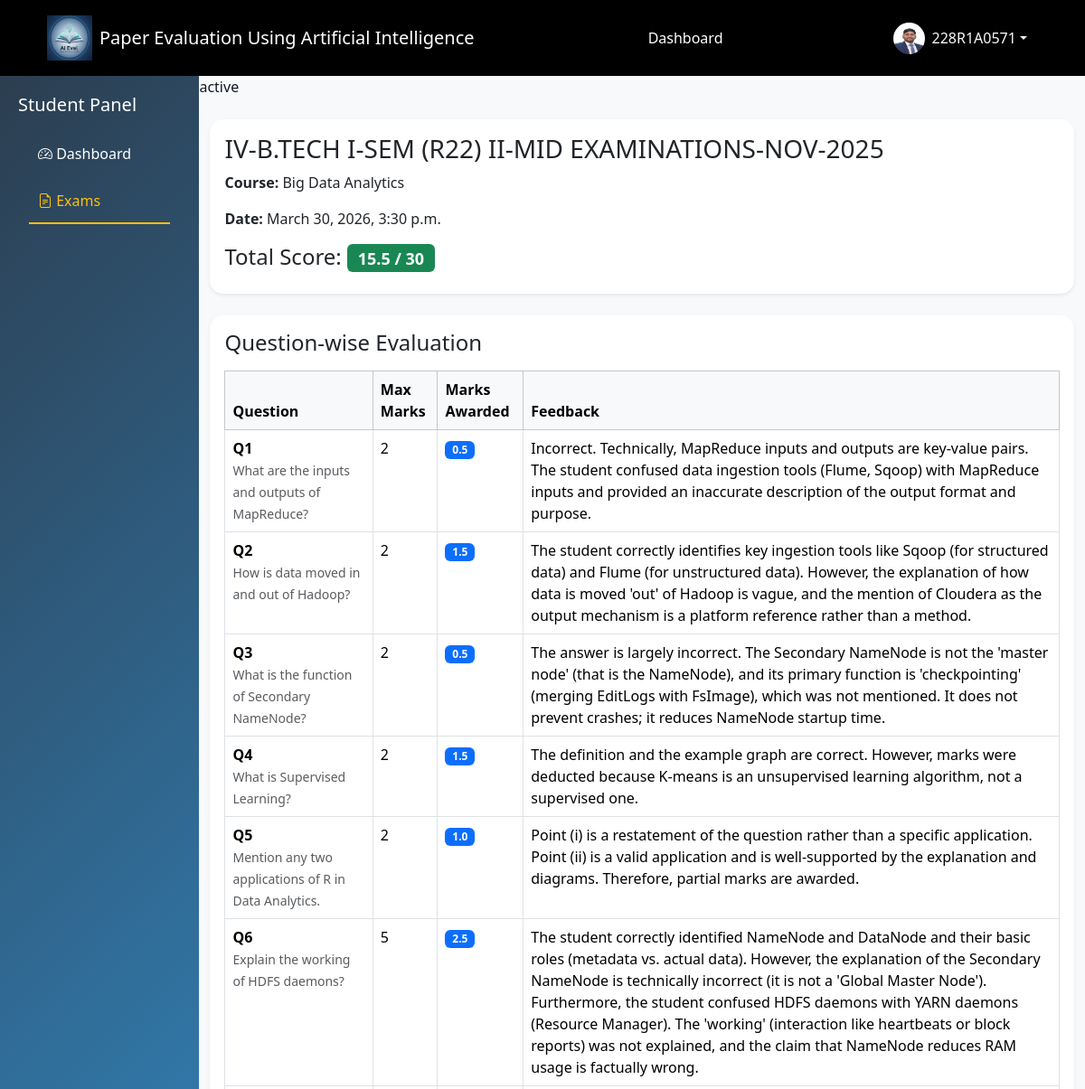
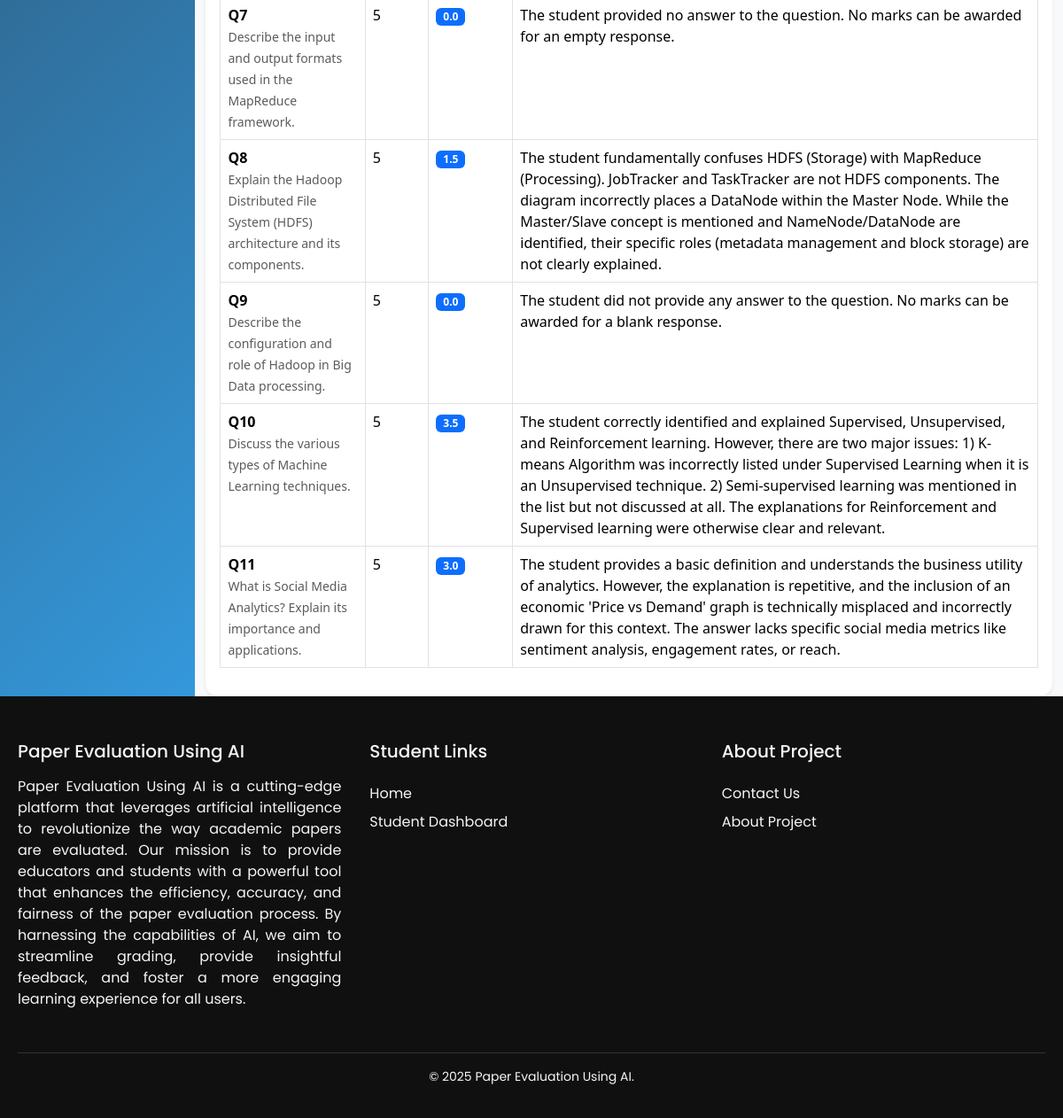
The app's page /dashboard/student/evaluation/9/ (signed in) with its own data (2 pictures, top to bottom).
### Accounts/models.py (models this page shows, shortened)
class User(AbstractUser):
    ROLE_CHOICES = [
        ('admin', 'Admin'),
        ('teacher', 'Teacher'),
        ('student', 'Student'),
    ]
    role = models.CharField(max_length=10, choices=ROLE_CHOICES)
    phone = models.CharField(max_length=15, blank=True)

class Student(models.Model):
    user = models.OneToOneField(User, on_delete=models.CASCADE, related_name='student_profile')
    roll_number = models.CharField(max_length=20)
    profile_image = models.ImageField(
        upload_to='profile/',
        storage=cloudinary_storage,
        blank=True,
        null=True
    )
    student_class = models.ForeignKey(Class, on_delete=models.SET_NULL, null=True, blank=True)
    course = models.CharField(max_length=50, default="BTECH")
    branch = models.CharField(max_length=50)
    YEAR_CHOICES = [
        (1, "1st Year"),
        (2, "2nd Year"),
        (3, "3rd Year"),
        (4, "4th Year"),
    ]
    year = models.IntegerField(choices=YEAR_CHOICES)
    dob = models.DateField()
    attendance = models.FloatField(default=88.0)
    cgpa = models.FloatField(default=8.8)
    created_at = models.DateTimeField(auto_now_add=True)

class Course(models.Model):
    name = models.CharField(max_length=100)
    code = models.CharField(max_length=20)

### Exams/models.py (models this page shows, shortened)
class Submission(models.Model):
    student = models.ForeignKey(User, on_delete=models.CASCADE, limit_choices_to={'role': 'student'})
    exam = models.ForeignKey(Exam, on_delete=models.CASCADE)
    file = models.FileField(
        upload_to=submission_upload_path,
        storage=cloudinary_storage
    )
    file_data = models.BinaryField(null=True, blank=True)
    file_name = models.CharField(max_length=255, blank=True)
    submitted_at = models.DateTimeField(auto_now_add=True)
    class Meta:
        unique_together = ('student', 'exam')

class Exam(models.Model):
    title = models.CharField(max_length=200)
    course = models.ForeignKey(Course, on_delete=models.CASCADE)
    class_assigned = models.ForeignKey(Class, on_delete=models.CASCADE)
    total_marks = models.IntegerField()
    date = models.DateTimeField()
    question_paper = models.FileField(
        upload_to=question_paper_upload,
        storage=cloudinary_storage,
        null=True,
        blank=True
    )
    question_paper_data = models.BinaryField(null=True, blank=True)
    question_paper_name = models.CharField(max_length=255, blank=True)
    answer_key = models.FileField(
        upload_to=answer_key_upload,
        storage=cloudinary_storage,
        null=True,
        blank=True
    )
    answer_key_data = models.BinaryField(null=True, blank=True)
    answer_key_name = models.CharField(max_length=255, blank=True)
    instructions = models.TextField(blank=True)

class Evaluation(models.Model):
    submission = models.OneToOneField(Submission, on_delete=models.CASCADE, related_name='evaluation')
    total_score = models.FloatField(null=True, blank=True)
    evaluated = models.BooleanField(default=False)
    ai_raw_response = models.TextField(blank=True)
    checked_by_teacher = models.BooleanField(default=False)
    created_at = models.DateTimeField(auto_now_add=True)

class QuestionEvaluation(models.Model):
    evaluation = models.ForeignKey(Evaluation, on_delete=models.CASCADE, related_name='question_evaluations')
    question = models.ForeignKey(Question, on_delete=models.CASCADE)
    score = models.FloatField()
    feedback = models.TextField(blank=True)

class Question(models.Model):
    exam = models.ForeignKey(Exam, on_delete=models.CASCADE, related_name='questions')
    question_number = models.IntegerField()
    text = models.TextField()
    marks = models.IntegerField()
    answer_key = models.TextField(blank=True)
    part = models.CharField(max_length=10, blank=True)
    class Meta:
        unique_together = ('exam', 'question_number')

### Dashboards/views.py (the view)
def student_view_evaluation(request, submission_id):
    submission = get_object_or_404(Submission, id=submission_id)
    if submission.student != request.user:
        return redirect('dashboard')
    evaluation = getattr(submission, 'evaluation', None)
    if not evaluation or not evaluation.evaluated:
        messages.warning(request, "Evaluation not available yet")
        return redirect('student_dashboard')
    question_evals = evaluation.question_evaluations.select_related('question')
    return render(request, 'student/view_evaluation.html', {
        'submission': submission,
        'evaluation': evaluation,
        'question_evals': question_evals
    })

### Dashboards/templates/student/view_evaluation.html
{% extends "student/student_base.html" %}
{% load static %}
{% block student_content %}
{% block student_examsactive %}active{% endblock student_examsactive %}
<div class="container mt-4">
    <div class="card shadow-sm mb-4">
        <div class="card-body">
            <h3>{{ submission.exam.title }}</h3>
            <p><strong>Course:</strong> {{ submission.exam.course.name }}</p>
            <p><strong>Date:</strong> {{ submission.exam.date }}</p>
            <h4 class="mt-3">
                Total Score:
                <span class="badge bg-success">
                    {{ evaluation.total_score }} / {{ submission.exam.total_marks }}
                </span>
            </h4>
        </div>
    </div>
    <div class="card shadow-sm">
        <div class="card-body">
            <h4 class="mb-3">Question-wise Evaluation</h4>
            <table class="table table-bordered">
                <thead class="table-light">
                    <tr>
                        <th>Question</th>
                        <th>Max Marks</th>
                        <th>Marks Awarded</th>
                        <th>Feedback</th>
                    </tr>
                </thead>
                <tbody>
                    {% for q in question_evals %}
                    <tr>
                        <td>
                            <strong>Q{{ q.question.question_number }}</strong><br>
                            <small class="text-muted">
                                {{ q.question.text|truncatechars:100 }}
                            </small>
                        </td>
                        <td>{{ q.question.marks }}</td>
                        <td>
                            <span class="badge bg-primary">
                                {{ q.score }}
                            </span>
                        </td>
                        <td>
                            {% if q.feedback %}
                                {{ q.feedback }}
                            {% else %}
                                <span class="text-muted">No feedback</span>
                            {% endif %}
                        </td>
                    </tr>
                    {% endfor %}
                </tbody>
            </table>
        </div>
    </div>
</div>
{% endblock %}

### templates/base.html (shortened to what this page needs)
{% load static %}
<!DOCTYPE html>
<html lang="en">
<head>
    <link href="https://cdn.jsdelivr.net/npm/bootstrap@5.3.3/dist/css/bootstrap.min.css" rel="stylesheet">
    <link href="https://cdn.jsdelivr.net/npm/bootstrap-icons@1.10.5/font/bootstrap-icons.css" rel="stylesheet">
    <link rel="stylesheet" href="{% static "css/base.css" %}" />
    <link rel="stylesheet" href="https://cdnjs.cloudflare.com/ajax/libs/toastr.js/latest/toastr.min.css">
    <link href="https://cdn.jsdelivr.net/npm/bootstrap-icons@1.10.5/font/bootstrap-icons.css" rel="stylesheet">
    <link rel="stylesheet" href="https://cdnjs.cloudflare.com/ajax/libs/font-awesome/6.4.0/css/all.min.css">
</head>
<body class="d-flex flex-column">
    <nav class="navbar navbar-expand-lg navbar-dark ">
        <div class="container-fluid">
            <a class="navbar-brand d-flex align-items-center" href="/">
                <img src="{% static 'images/logo.png' %}" width="50" height="50" alt="Beast Logo" class="me-2">
                <span class="brand-text">Paper Evaluation Using Artificial Intelligence</span>
            </a>
            <div class="d-flex flex-wrap align-items-center justify-content-between w-100">
                <ul class="navbar-nav mx-auto">
                    {% if request.user.is_authenticated %}
                    {% if request.user.is_superuser %}
                    <li class="nav-item">
                        <a class="nav-link {% block admin_dashactive %}{% endblock admin_dashactive %}" href="{% url 'admin_dashboard' %}">Dashboard</a>
                    </li>
                    <li class="nav-item">
                        <a class="nav-link" href="{% url 'admin:index' %}">Django Admin</a>
                    </li>
                    {% else %}
                        {% if request.user.role == "teacher" %}
                        <li class="nav-item">
                            <a
                                class="nav-link {% block teacher_dashactive %}{% endblock teacher_dashactive %} "
                                href="{% url "teacher_dashboard" %}">Dashboard</a>
                        </li>
                        {% elif request.user.role == "student" %}
                        <li class="nav-item">
                            <a
                                class="nav-link {% block student_dashactive %}{% endblock student_dashactive %}  "
                                href="{% url "student_dashboard" %}">Dashboard</a>
                        </li>
                        {% endif %}
                    {% endif %}
                    {% endif %}
                </ul>
                <div class="d-flex align-items-center gap-2">
                    {% if request.user.is_authenticated %}
                    <div class="dropdown">
                        <button class="btn dropdown-toggle text-light d-flex align-items-center border-0 bg-transparent"
                            id="userDropdown" data-bs-toggle="dropdown" aria-expanded="false">
                            {% if request.user.role == "student" %}
                            <img src="{{ request.user.student_profile.profile_image.url }}" class="rounded-circle me-2"
                                width="35" height="35">
                            {% elif request.user.role == "teacher" %}
                            <img src="{{ request.user.teacher_profile.profile_image.url }}" class="rounded-circle me-2"
                                width="35" height="35">
                            {% else %}
                            <img src="{% static "images/image.png" %}" class="rounded-circle me-2" width="35" height="35">
                            {% endif %}
                            {{ request.user.username }}
                        </button>
                    </div>
                    {% endif %}
                </div>
            </div>
        </div>
    </nav>
    <main class="flex-grow-1">
        {% block body %}
        {% endblock body %}
    </main>
    <footer class="footer">
        <div class="footer-container">
            <div class="footer-column first-column">
            <h3>Paper Evaluation Using AI</h3>
            <p style="text-align: justify;">
                Paper Evaluation Using AI is a cutting-edge platform that leverages artificial intelligence to revolutionize the way academic papers are evaluated. Our mission is to provide educators and students with a powerful tool that enhances the efficiency, accuracy, and fairness of the paper evaluation process. By harnessing the capabilities of AI, we aim to streamline grading, provide insightful feedback, and foster a more engaging learning experience for all users.
            </p>
            </div>
            <div class="footer-column">
            <h4>Student Links</h4>
            <ul>
                <li><a href="/">Home</a></li>
                <li><a href="{% url "student_dashboard" %}">Student Dashboard</a></li>
            </ul>
            </div>
            <div class="footer-column">
            <h4>About Project</h4>
            <ul>
                <li><a href="/contactus">Contact Us</a></li>
                <li><a href="{% url "aboutproject" %}">About Project</a></li>
            </ul>
            </div>
        </div>
        <div class="footer-bottom">
            <p>&copy; 2025 Paper Evaluation Using AI.</p>
        </div>
    </footer>
</body>
</html>

### static/css/base.css (style rules this page uses)
body { margin: 0; padding: 0; background-color: #f4f2ed; font-family: 'Poppins', sans-serif; }
.navbar { background-color: #000 !important; padding: 12px 40px; }
.navbar .container-fluid { display: flex; align-items: center; justify-content: space-between; }
.navbar-nav { margin: 0 auto; }
.nav-link { padding: 6px 12px; margin: 0; }
.nav-link { color: #fff !important; font-weight: 400; margin: 0 12px; position: relative; transition: all 0.3s ease; }
.nav-link::after { content: ""; position: absolute; width: 0; height: 2px; bottom: -4px; left: 0; background-color: currentColor; transition: width 0.3s ease; }
a { position: relative; text-decoration: none; color: inherit; transition: color 0.3s ease; }
a::after { content: ""; position: absolute; width: 0; height: 2px; left: 0; bottom: -2px; background: currentColor; transition: width 0.3s ease; }
.footer { background-color: #101010; color: #f5f5f5; padding: 50px 20px 20px; font-family: 'Poppins', sans-serif; overflow: hidden; }
.footer-container { display: flex; flex-wrap: wrap; justify-content: space-between; gap: 2rem; max-width: 1200px; margin: 0 auto; }
.footer-column { flex: 1 1 200px; min-width: 200px; }
.footer-column h3, .footer-column h4 { margin-bottom: 1rem; font-size: 1.25rem; position: relative; display: inline-block; }
.footer-column ul { list-style: none; padding: 0; margin: 0; }
.footer-column ul li { margin: 0.5rem 0; }
.footer-column ul li a { color: #f5f5f5; text-decoration: none; position: relative; transition: color 0.3s ease; }
.footer-column ul li a::after { content: ''; position: absolute; bottom: -2px; left: 0; height: 2px; width: 0; background-color: #ffc107 ; transition: width 0.3s ease; }
.footer-bottom { border-top: 1px solid #333; text-align: center; margin-top: 2rem; padding-top: 1rem; font-size: 0.875rem; }

### static/css/student_dash.css (style rules this page uses)
:root { --bg: #f6f8fb; --panel: #ffffff; --text: #121826; --muted: #6b7280; --brand: #5b7cfa; --brand-2: #a445b2; --ok: #10b981; --warn: #f59e0b; --danger: #ef4444; --ring: rgba(91,124,250,0.35); --card-radius: 16px; --shadow: 0 8px 24px rgba(16,24,40,0.08); }
* { box-sizing: border-box; }
body { background: var(--bg); color: var(--text); }

### Dashboards/templates/student/student_base.html (style rules this page uses)
:root { --primary-color: #2c3e50; --secondary-color: #3498db; --success-color: #27ae60; --danger-color: #e74c3c; --warning-color: #f39c12; }
body { background-color: #f8f9fa; font-family: 'Segoe UI', Tahoma, Geneva, Verdana, sans-serif; }
.card { border: none; border-radius: 15px; box-shadow: 0 4px 6px rgba(0, 0, 0, 0.1); transition: transform 0.3s ease; }

### records on screen
User: user.student_profile.profile_image (picture), user.username "228R1A0571"
Submission: exam "IV-B.TECH I-SEM (R22) II-MID EXAMINATIONS-NOV-2025", exam.course.name "Big Data Analytics", exam "March 30, 2026, 3:30 p.m.", exam.total_marks "30"
Evaluation: total_score "15.5"
QuestionEvaluation: question.question_number "1", question.text "What are the inputs and outputs of MapReduce?", question.marks "2", score "0.5", feedback "Incorrect. Technically, MapReduce inputs and outputs are key-value pairs. The student confused data ingestion tools (Flume, Sqoop) with MapReduce inputs and provided an inaccurate description of the output format and purpose."
QuestionEvaluation: question.question_number "2", question.text "How is data moved in and out of Hadoop?", question.marks "2", score "1.5", feedback "The student correctly identifies key ingestion tools like Sqoop (for structured data) and Flume (for unstructured data). However, the explanation of how data is moved 'out' of Hadoop is vague, and the mention of Cloudera as the output mechanism is a platform reference rather than a method."
QuestionEvaluation: question.question_number "3", question.text "What is the function of Secondary NameNode?", question.marks "2", score "0.5", feedback "The answer is largely incorrect. The Secondary NameNode is not the 'master node' (that is the NameNode), and its primary function is 'checkpointing' (merging EditLogs with FsImage), which was not mentioned. It does not prevent crashes; it reduces NameNode startup time."
QuestionEvaluation: question.question_number "4", question.text "What is Supervised Learning?", question.marks "2", score "1.5", feedback "The definition and the example graph are correct. However, marks were deducted because K-means is an unsupervised learning algorithm, not a supervised one."
QuestionEvaluation: question.question_number "5", question.text "Mention any two applications of R in Data Analytics.", question.marks "2", score "1.0", feedback "Point (i) is a restatement of the question rather than a specific application. Point (ii) is a valid application and is well-supported by the explanation and diagrams. Therefore, partial marks are awarded."
QuestionEvaluation: question.question_number "6", question.text "Explain the working of HDFS daemons?", question.marks "5", score "2.5", feedback "The student correctly identified NameNode and DataNode and their basic roles (metadata vs. actual data). However, the explanation of the Secondary NameNode is technically incorrect (it is not a 'Global Master Node'). Furthermore, the student confused HDFS daemons with YARN daemons (Resource Manager). The 'working' (interaction like heartbeats or block reports) was not explained, and the claim that NameNode reduces RAM usage is factually wrong."
QuestionEvaluation: question.question_number "7", question.text "Describe the input and output formats used in the MapReduce framework.", question.marks "5", score "0.0", feedback "The student provided no answer to the question. No marks can be awarded for an empty response."
QuestionEvaluation: question.question_number "8", question.text "Explain the Hadoop Distributed File System (HDFS) architecture and its components.", question.marks "5", score "1.5", feedback "The student fundamentally confuses HDFS (Storage) with MapReduce (Processing). JobTracker and TaskTracker are not HDFS components. The diagram incorrectly places a DataNode within the Master Node. While the Master/Slave concept is mentioned and NameNode/DataNode are identified, their specific roles (metadata management and block storage) are not clearly explained."
QuestionEvaluation: question.question_number "9", question.text "Describe the configuration and role of Hadoop in Big Data processing.", question.marks "5", score "0.0", feedback "The student did not provide any answer to the question. No marks can be awarded for a blank response."
QuestionEvaluation: question.question_number "10", question.text "Discuss the various types of Machine Learning techniques.", question.marks "5", score "3.5", feedback "The student correctly identified and explained Supervised, Unsupervised, and Reinforcement learning. However, there are two major issues: 1) K-means Algorithm was incorrectly listed under Supervised Learning when it is an Unsupervised technique. 2) Semi-supervised learning was mentioned in the list but not discussed at all. The explanations for Reinforcement and Supervised learning were otherwise clear and relevant."
QuestionEvaluation: question.question_number "11", question.text "What is Social Media Analytics? Explain its importance and applications.", question.marks "5", score "3.0", feedback "The student provides a basic definition and understands the business utility of analytics. However, the explanation is repetitive, and the inclusion of an economic 'Price vs Demand' graph is technically misplaced and incorrectly drawn for this context. The answer lacks specific social media metrics like sentiment analysis, engagement rates, or reach."
